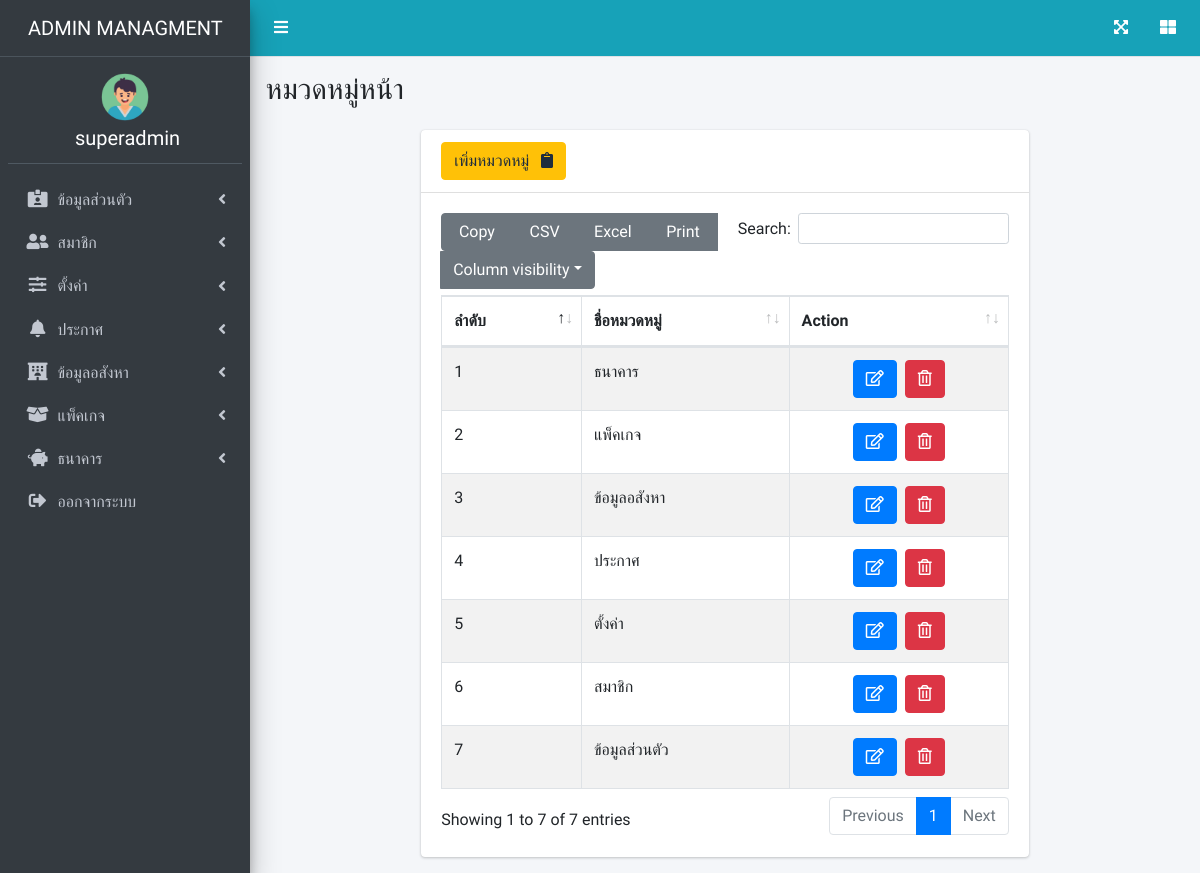
Before: /page/page_type.php (signed in) with the older database file.
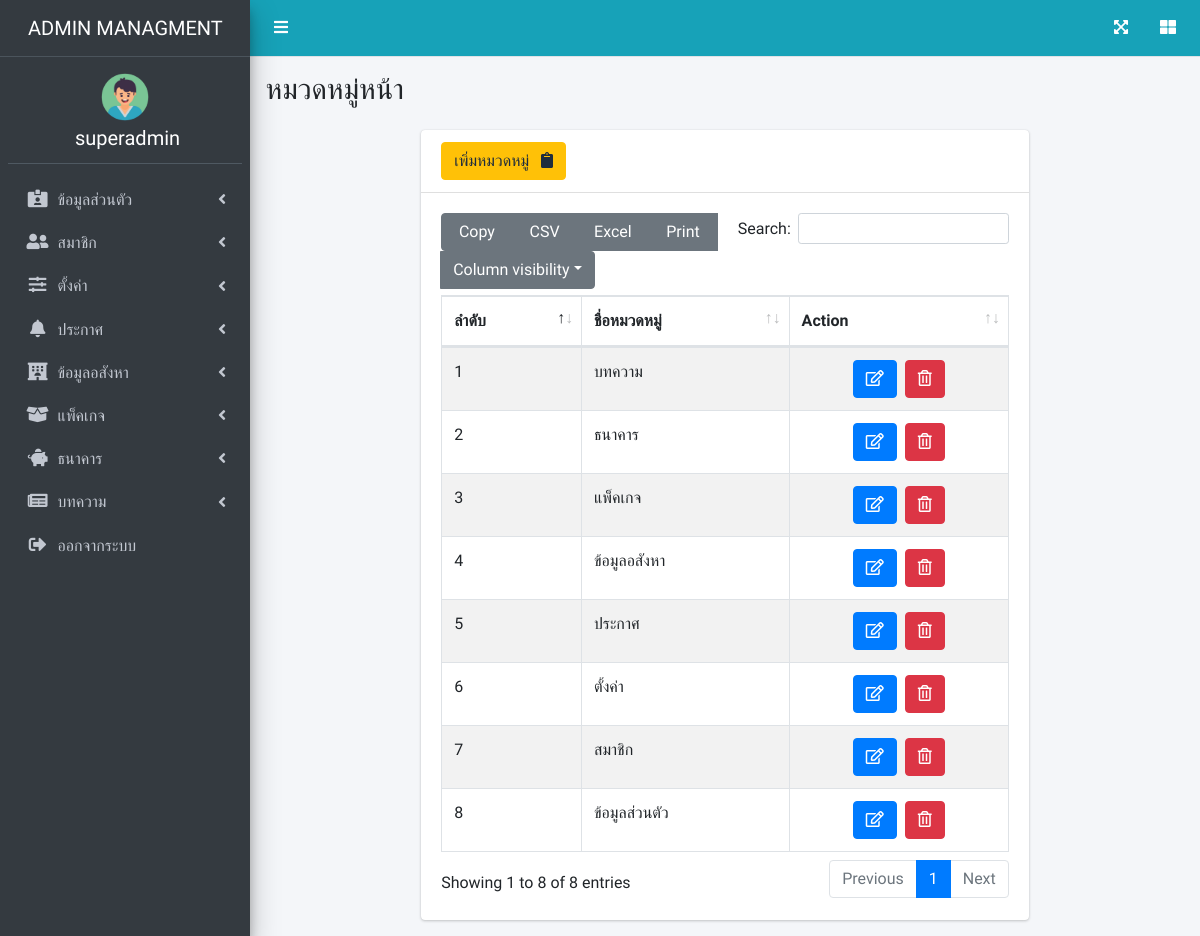
After: the same page with the newer database file.
### tables this page shows
CREATE TABLE `user_role_type` (
  `id` int(10) NOT NULL,
  `name` varchar(255) NOT NULL,
  `type_icon` varchar(255) NOT NULL
);

### page/page_type.php (the view, shortened to what the changed rows need)
<?php
require_once('../dbconnect.php');
$sql2 = "SELECT * FROM user_role_type ORDER BY id DESC ";
$result2 = mysqli_query($con, $sql2);
$order = 1;
?>
<!DOCTYPE html>
<html lang="en">
<head>
    <link rel="stylesheet" href="https://cdnjs.cloudflare.com/ajax/libs/font-awesome/5.15.3/css/all.min.css" />
    <link rel="stylesheet" href="../css/adminlte.min.css">
    <link rel="stylesheet" href="../css/dataTables.bootstrap4.min.css">
    <link rel="stylesheet" href="../css/responsive.bootstrap4.min.css">
    <link rel="stylesheet" href="../css/buttons.bootstrap4.min.css">
    <link rel="stylesheet" href="../css/switch_insurance.css">
</head>
<body class="hold-transition sidebar-mini">
        <?php require('admin_nav.php') ?>
        <div class="content-wrapper">
            <section class="content-header">
                <div class="container-fluid">
                    <div class="row mb-2">
                        <div class="col-sm-6">
                            <h1 style="text-transform: uppercase">หมวดหมู่หน้า</h1>
                        </div>
                    </div>
                </div>
            </section>
            <section class="content">
                <div class="container-fluid ">
                    <div class="row">
                        <div class="col-8 offset-2">
                            <div class="card">
                                <div class="card-header">
                                <a href="addpage_type.php" class="btn btn-warning ">เพิ่มหมวดหมู่ &nbsp; <i class="fas fa-clipboard"></i></a>
                                </div>
                                <div class="card-body">
                                    <table id="example1" class="table table-bordered table-striped">
                                        <thead>
                                            <tr>
                                                <th>ลำดับ</th>
                                                <th>ชื่อหมวดหมู่</th>
                                                <th>Action</th>
                                            </tr>
                                        </thead>
                                        <tbody>
                                            <?php while($row2 = mysqli_fetch_array($result2)) { ?>
                                                <tr>
                                                    <td><?php echo $order++ ?></td>
                                                    <td><?php echo $row2['name']; ?></td>
                                                    <td class="text-center"><a href="edit_page_type.php?id=<?php echo $row2['id']; ?>" class="btn btn-primary"><i class="far fa-edit"></a></i>&nbsp;
                                                    <a href="../backend/delpage_type.php?id=<?php echo $row2['id']; ?>" onclick="return confirm('ต้องการลบจริงหรือไม่?')" class="btn btn-danger"><i class="far fa-trash-alt"></i></a></td>
                                                </tr>
                                            <?php  } ?>
                                        </tbody>
                                    </table>
                                </div>
                            </div>
                        </div>
                    </div>
</body>
</html>

### page/admin_nav.php (shortened to what the changed rows need)
<?php
require_once('../dbconnect.php');
$sqlrt = "SELECT * FROM user_role_type  ";
$resultrt = mysqli_query($con, $sqlrt);
?>
<div class="wrapper">
    <aside class="main-sidebar sidebar-dark-primary elevation-4">
        <div class="sidebar">
            <nav class="mt-2" id="connavbar">
                <ul class="nav nav-pills nav-sidebar flex-column" data-widget="treeview" role="menu" data-accordion="false">
                    <?php
                    if ($_SESSION['utype'] == 'admin') {
                        while ($rowrt = mysqli_fetch_array($resultrt)) {
                            echo " <li class='nav-item'>
            <a href='#' class='nav-link'>
              <i class='nav-icon $rowrt[type_icon]'></i>
              <p>
               $rowrt[name]
                <i class='fas fa-angle-left right'></i>
              </p>
            </a>
            <ul class='nav nav-treeview'>";
                            echo  "</ul></li>";
                        }
                    }
                    ?>
                </ul>
            </nav>
        </div>
    </aside>

Changed rows visible on the page:
added user_role_type: name "บทความ"
Other visible differences:
text written by a page script: "Copy CSV Excel Print Column visibility Search: Showing 1 to 7 of 7 entries Previous 1 Next" → "Copy CSV Excel Print Column visibility Search: Showing 1 to 8 of 8 entries Previous 1 Next"
